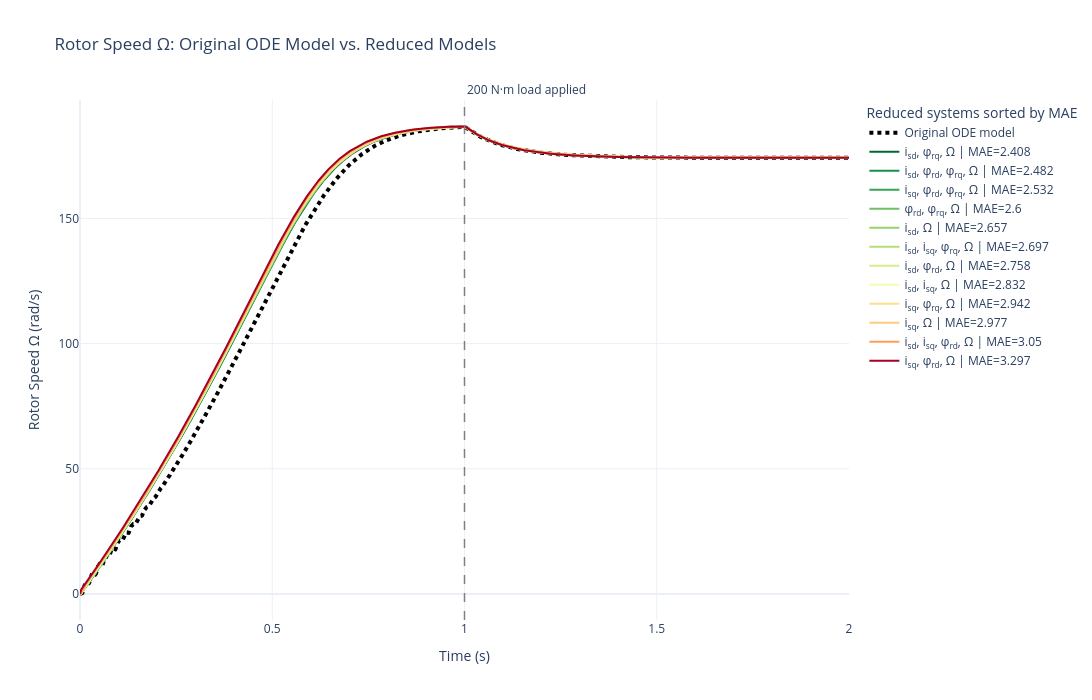

The notebook cell saved with this chart:
### Code cell
import numpy as np
import sympy as sp
import plotly.graph_objects as go
import matplotlib.pyplot as plt
from scipy.integrate import odeint


reduced_models = [
    ("i<sub>sd</sub>, Ω", reduced_system_2d4),
    ("i<sub>sq</sub>, Ω", reduced_system_2d7),

    ("i<sub>sd</sub>, i<sub>sq</sub>, Ω", reduced_system_3d3),
    ("i<sub>sd</sub>, φ<sub>rd</sub>, Ω", reduced_system_3d5),
    ("i<sub>sd</sub>, φ<sub>rq</sub>, Ω", reduced_system_3d6),
    ("i<sub>sq</sub>, φ<sub>rd</sub>, Ω", reduced_system_3d8),
    ("i<sub>sq</sub>, φ<sub>rq</sub>, Ω", reduced_system_3d9),
    ("φ<sub>rd</sub>, φ<sub>rq</sub>, Ω", reduced_system_3d10),

    ("i<sub>sd</sub>, i<sub>sq</sub>, φ<sub>rd</sub>, Ω", reduced_system_4d2),
    ("i<sub>sd</sub>, i<sub>sq</sub>, φ<sub>rq</sub>, Ω", reduced_system_4d3),
    ("i<sub>sd</sub>, φ<sub>rd</sub>, φ<sub>rq</sub>, Ω", reduced_system_4d4),
    ("i<sub>sq</sub>, φ<sub>rd</sub>, φ<sub>rq</sub>, Ω", reduced_system_4d5)
]


timepoints_plot = np.asarray(time, dtype=float)

# Use the numerical odeint result, not symbolic Omega = x[4]
orig_output = np.asarray(
    solution[:, 4],
    dtype=float
).reshape(-1)


def load_torque(t):
    return 0.0 if t < 1.0 else 200.0


def solve_reduced_model(model, timepoints):
    state_symbols = list(model.x)
    parameter_symbols = list(model.params)

    numerical_f = sp.lambdify(
        state_symbols + parameter_symbols,
        list(model.f),
        modules="numpy"
    )

    if model.params_values is not None:
        parameter_values = np.asarray(
            model.params_values,
            dtype=float
        ).reshape(-1)
    else:
        parameter_values = np.asarray(
            params_values,
            dtype=float
        ).reshape(-1)

    initial_state = np.asarray(
        model.x_init,
        dtype=float
    ).reshape(-1)

    def rhs(state, t):
        current_parameters = parameter_values.copy()

        current_parameters[11] = load_torque(t)

        derivatives = numerical_f(
            *(list(state) + list(current_parameters))
        )

        derivatives = np.asarray(
            derivatives,
            dtype=float
        ).reshape(-1)

        if len(derivatives) != len(state):
            raise ValueError(
                f"Derivative length {len(derivatives)} "
                f"does not match state length {len(state)}."
            )

        if not np.all(np.isfinite(derivatives)):
            raise FloatingPointError(
                f"Non-finite derivative at t={t}."
            )

        return derivatives

    reduced_solution, solver_info = odeint(
        rhs,
        initial_state,
        timepoints,
        full_output=True,
        rtol=1e-8,
        atol=1e-10,
        mxstep=20000
    )

    if "successful" not in solver_info["message"].lower():
        raise RuntimeError(
            solver_info["message"]
        )

    if not np.all(np.isfinite(reduced_solution)):
        raise FloatingPointError(
            "Reduced solution contains NaN or infinity."
        )

    omega_index = None

    for i, state_symbol in enumerate(state_symbols):
        if str(state_symbol) == "x4":
            omega_index = i
            break

    if omega_index is not None:
        reduced_output = reduced_solution[:, omega_index]

    else:
        C_matrix = np.asarray(
            model.C,
            dtype=float
        )

        if C_matrix.ndim == 1:
            C_matrix = C_matrix.reshape(1, -1)

        reduced_output = np.ravel(
            C_matrix @ reduced_solution.T
        )

    reduced_output = np.asarray(
        reduced_output,
        dtype=float
    ).reshape(-1)

    return reduced_solution, reduced_output


reduced_results = []

for variable_name, model in reduced_models:
    try:
        reduced_solution, reduced_output = solve_reduced_model(
            model,
            timepoints_plot
        )

        if len(reduced_output) != len(orig_output):
            raise ValueError(
                f"Output length mismatch: "
                f"{len(reduced_output)} versus {len(orig_output)}"
            )

        error = orig_output - reduced_output

        mae = np.mean(np.abs(error))
        rmse = np.sqrt(np.mean(error**2))
        max_error = np.max(np.abs(error))

        reduced_results.append({
            "name": variable_name,
            "model": model,
            "solution": reduced_solution,
            "output": reduced_output,
            "mae": mae,
            "rmse": rmse,
            "max_error": max_error
        })

        print(
            f"{variable_name}: "
            f"MAE={mae:.6g}, "
            f"RMSE={rmse:.6g}, "
            f"Max error={max_error:.6g}"
        )

    except Exception as error:
        print(f"{variable_name} failed:")
        print(error)


if len(reduced_results) == 0:
    raise RuntimeError(
        "None of the reduced models simulated successfully."
    )


reduced_results.sort(
    key=lambda result: result["mae"]
)


mae_values = np.array(
    [result["mae"] for result in reduced_results],
    dtype=float
)


if np.isclose(mae_values.min(), mae_values.max()):
    normalized_errors = np.full(
        len(reduced_results),
        0.5
    )
else:
    normalized_errors = (
        mae_values - mae_values.min()
    ) / (
        mae_values.max() - mae_values.min()
    )


cmap = plt.colormaps["RdYlGn_r"]

fig = go.Figure()


fig.add_trace(
    go.Scatter(
        x=timepoints_plot,
        y=orig_output,
        mode="lines",
        name="Original ODE model",
        line=dict(
            color="black",
            dash="dot",
            width=4
        ),
        hovertemplate=(
            "Time: %{x:.4f} s"
            "<br>Speed: %{y:.4f} rad/s"
            "<extra>Original ODE model</extra>"
        )
    )
)


for result, normalized_error in zip(
    reduced_results,
    normalized_errors
):
    rgba = cmap(normalized_error)

    color = (
        f"rgb("
        f"{int(rgba[0] * 255)},"
        f"{int(rgba[1] * 255)},"
        f"{int(rgba[2] * 255)}"
        f")"
    )

    fig.add_trace(
        go.Scatter(
            x=timepoints_plot,
            y=result["output"],
            mode="lines",
            name=(
                f"{result['name']} | "
                f"MAE={result['mae']:.4g}"
            ),
            line=dict(
                color=color,
                width=2
            ),
            hovertemplate=(
                "Time: %{x:.4f} s"
                "<br>Speed: %{y:.4f} rad/s"
                f"<br>MAE: {result['mae']:.5g}"
                f"<br>RMSE: {result['rmse']:.5g}"
                "<extra></extra>"
            )
        )
    )


fig.add_vline(
    x=1.0,
    line_dash="dash",
    line_width=1.5,
    line_color="gray"
)


fig.add_annotation(
    x=1.0,
    y=1.0,
    xref="x",
    yref="paper",
    text="200 N·m load applied",
    showarrow=False,
    xanchor="left",
    yanchor="bottom"
)


fig.update_layout(
    title="Rotor Speed Ω: Original ODE Model vs. Reduced Models",
    xaxis_title="Time (s)",
    yaxis_title="Rotor Speed Ω (rad/s)",
    legend_title="Reduced systems sorted by MAE",
    template="plotly_white",
    width=1150,
    height=700,
    hovermode="x unified"
)


fig.update_xaxes(
    range=[0, 2]
)


fig.show()

### Figure 1 — Plotly figure (JSON) as saved in the notebook; plotly's stock layout.template omitted (floating-point values rounded to 4 significant figures; data arrays with more than 128 entries replaced by an {"elided": "..."} marker saying what was removed)
{"data": [{"hovertemplate": "Time: %{x:.4f} s<br>Speed: %{y:.4f} rad/s<extra>Original ODE model</extra>", "line": {"color": "black", "dash": "dot", "width": 4}, "mode": "lines", "name": "Original ODE model", "type": "scatter", "x": {"elided": "4001 float values"}, "y": {"elided": "4001 float values"}}, {"hovertemplate": "Time: %{x:.4f} s<br>Speed: %{y:.4f} rad/s<br>MAE: 2.4084<br>RMSE: 4.163<extra></extra>", "line": {"color": "rgb(0,104,55)", "width": 2}, "mode": "lines", "name": "i<sub>sd</sub>, φ<sub>rq</sub>, Ω | MAE=2.408", "type": "scatter", "x": {"elided": "4001 float values"}, "y": {"elided": "4001 float values"}}, {"hovertemplate": "Time: %{x:.4f} s<br>Speed: %{y:.4f} rad/s<br>MAE: 2.4815<br>RMSE: 4.2776<extra></extra>", "line": {"color": "rgb(21,143,75)", "width": 2}, "mode": "lines", "name": "i<sub>sd</sub>, φ<sub>rd</sub>, φ<sub>rq</sub>, Ω | MAE=2.482", "type": "scatter", "x": {"elided": "4001 float values"}, "y": {"elided": "4001 float values"}}, {"hovertemplate": "Time: %{x:.4f} s<br>Speed: %{y:.4f} rad/s<br>MAE: 2.5323<br>RMSE: 4.3762<extra></extra>", "line": {"color": "rgb(54,165,87)", "width": 2}, "mode": "lines", "name": "i<sub>sq</sub>, φ<sub>rd</sub>, φ<sub>rq</sub>, Ω | MAE=2.532", "type": "scatter", "x": {"elided": "4001 float values"}, "y": {"elided": "4001 float values"}}, {"hovertemplate": "Time: %{x:.4f} s<br>Speed: %{y:.4f} rad/s<br>MAE: 2.6003<br>RMSE: 4.4868<extra></extra>", "line": {"color": "rgb(112,193,100)", "width": 2}, "mode": "lines", "name": "φ<sub>rd</sub>, φ<sub>rq</sub>, Ω | MAE=2.6", "type": "scatter", "x": {"elided": "4001 float values"}, "y": {"elided": "4001 float values"}}, {"hovertemplate": "Time: %{x:.4f} s<br>Speed: %{y:.4f} rad/s<br>MAE: 2.6567<br>RMSE: 4.571<extra></extra>", "line": {"color": "rgb(152,210,104)", "width": 2}, "mode": "lines", "name": "i<sub>sd</sub>, Ω | MAE=2.657", "type": "scatter", "x": {"elided": "4001 float values"}, "y": {"elided": "4001 float values"}}, {"hovertemplate": "Time: %{x:.4f} s<br>Speed: %{y:.4f} rad/s<br>MAE: 2.6969<br>RMSE: 4.6431<extra></extra>", "line": {"color": "rgb(179,222,114)", "width": 2}, "mode": "lines", "name": "i<sub>sd</sub>, i<sub>sq</sub>, φ<sub>rq</sub>, Ω | MAE=2.697", "type": "scatter", "x": {"elided": "4001 float values"}, "y": {"elided": "4001 float values"}}, {"hovertemplate": "Time: %{x:.4f} s<br>Speed: %{y:.4f} rad/s<br>MAE: 2.758<br>RMSE: 4.7263<extra></extra>", "line": {"color": "rgb(213,237,136)", "width": 2}, "mode": "lines", "name": "i<sub>sd</sub>, φ<sub>rd</sub>, Ω | MAE=2.758", "type": "scatter", "x": {"elided": "4001 float values"}, "y": {"elided": "4001 float values"}}, {"hovertemplate": "Time: %{x:.4f} s<br>Speed: %{y:.4f} rad/s<br>MAE: 2.8323<br>RMSE: 4.8635<extra></extra>", "line": {"color": "rgb(246,251,179)", "width": 2}, "mode": "lines", "name": "i<sub>sd</sub>, i<sub>sq</sub>, Ω | MAE=2.832", "type": "scatter", "x": {"elided": "4001 float values"}, "y": {"elided": "4001 float values"}}, {"hovertemplate": "Time: %{x:.4f} s<br>Speed: %{y:.4f} rad/s<br>MAE: 2.9422<br>RMSE: 5.0499<extra></extra>", "line": {"color": "rgb(254,224,139)", "width": 2}, "mode": "lines", "name": "i<sub>sq</sub>, φ<sub>rq</sub>, Ω | MAE=2.942", "type": "scatter", "x": {"elided": "4001 float values"}, "y": {"elided": "4001 float values"}}, {"hovertemplate": "Time: %{x:.4f} s<br>Speed: %{y:.4f} rad/s<br>MAE: 2.9774<br>RMSE: 5.1103<extra></extra>", "line": {"color": "rgb(253,204,122)", "width": 2}, "mode": "lines", "name": "i<sub>sq</sub>, Ω | MAE=2.977", "type": "scatter", "x": {"elided": "4001 float values"}, "y": {"elided": "4001 float values"}}, {"hovertemplate": "Time: %{x:.4f} s<br>Speed: %{y:.4f} rad/s<br>MAE: 3.0501<br>RMSE: 5.2062<extra></extra>", "line": {"color": "rgb(251,159,90)", "width": 2}, "mode": "lines", "name": "i<sub>sd</sub>, i<sub>sq</sub>, φ<sub>rd</sub>, Ω | MAE=3.05", "type": "scatter", "x": {"elided": "4001 float values"}, "y": {"elided": "4001 float values"}}, {"hovertemplate": "Time: %{x:.4f} s<br>Speed: %{y:.4f} rad/s<br>MAE: 3.2974<br>RMSE: 5.6107<extra></extra>", "line": {"color": "rgb(165,0,38)", "width": 2}, "mode": "lines", "name": "i<sub>sq</sub>, φ<sub>rd</sub>, Ω | MAE=3.297", "type": "scatter", "x": {"elided": "4001 float values"}, "y": {"elided": "4001 float values"}}], "layout": {"annotations": [{"showarrow": false, "text": "200 N·m load applied", "x": 1, "xanchor": "left", "xref": "x", "y": 1, "yanchor": "bottom", "yref": "paper"}], "height": 700, "hovermode": "x unified", "legend": {"title": {"text": "Reduced systems sorted by MAE"}}, "shapes": [{"line": {"color": "gray", "dash": "dash", "width": 1.5}, "type": "line", "x0": 1, "x1": 1, "xref": "x", "y0": 0, "y1": 1, "yref": "y domain"}], "title": {"text": "Rotor Speed Ω: Original ODE Model vs. Reduced Models"}, "width": 1150, "xaxis": {"range": [0, 2], "title": {"text": "Time (s)"}}, "yaxis": {"title": {"text": "Rotor Speed Ω (rad/s)"}}}}
